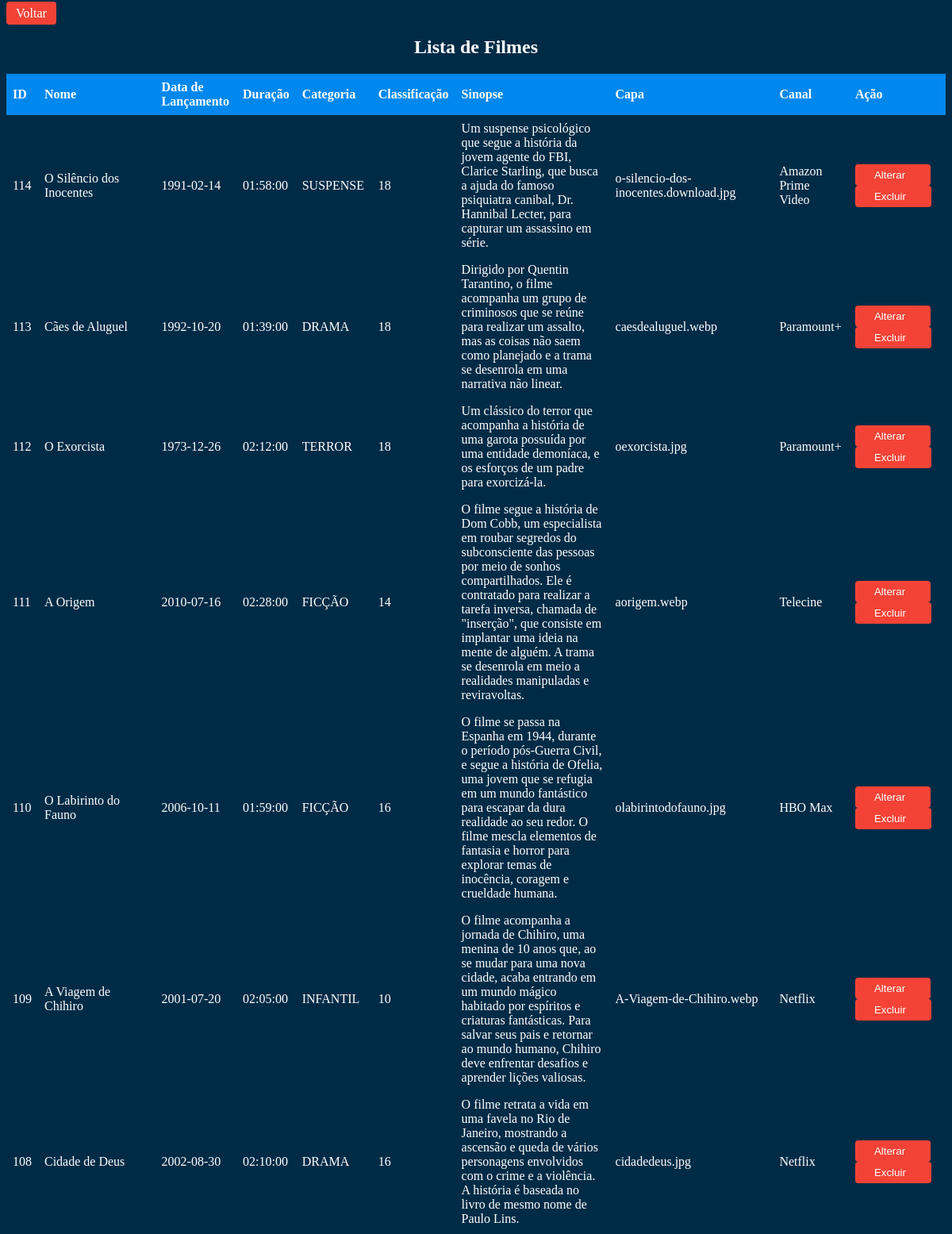
The app's page /view/dashboard/listafilmemod.php (signed in, upper part) with its own data.
### tables this page shows
CREATE TABLE IF NOT EXISTS `filme` (
  `id_filme` INT(11) NOT NULL AUTO_INCREMENT,
  `nome_filme` VARCHAR(80) NOT NULL,
  `dt_de_lancamento_filme` DATE NULL DEFAULT NULL,
  `duracao_filme` TIME NULL DEFAULT NULL,
  `sinopse_filme` VARCHAR(500) NOT NULL,
  `classificacao_filme` VARCHAR(50) NOT NULL,
  `capa_filme` VARCHAR(50) NOT NULL,
  `trailer_filme` VARCHAR(50) NULL DEFAULT NULL,
  `fk_id_categoria_filme` INT(11) NOT NULL,
  `fk_id_canal_filme` INT(11) NOT NULL,
  `fk_id_usuario` INT(11) NOT NULL,
  `fk_id_perfil` INT(11) NOT NULL,
  PRIMARY KEY (`id_filme`, `fk_id_categoria_filme`, `fk_id_canal_filme`, `fk_id_usuario`, `fk_id_perfil`),
  INDEX `fk_filme_categoria_filme1_idx` (`fk_id_categoria_filme` ASC),
  INDEX `fk_filme_canal_filme1_idx` (`fk_id_canal_filme` ASC),
  INDEX `fk_filme_usuario1_idx` (`fk_id_usuario` ASC),
  INDEX `fk_filme_perfil1_idx` (`fk_id_perfil` ASC),
  CONSTRAINT `fk_filme_canal_filme1`
    FOREIGN KEY (`fk_id_canal_filme`)
    REFERENCES `canal_filme` (`id_canal_filme`)
    ON DELETE NO ACTION
    ON UPDATE NO ACTION,
  CONSTRAINT `fk_filme_categoria_filme1`
    FOREIGN KEY (`fk_id_categoria_filme`)
    REFERENCES `categoria_filme` (`id_categoria_filme`)
    ON DELETE NO ACTION
    ON UPDATE NO ACTION,
  CONSTRAINT `fk_filme_usuario1`
    FOREIGN KEY (`fk_id_usuario`)
    REFERENCES `usuario` (`id_usuario`)
    ON DELETE NO ACTION
    ON UPDATE NO ACTION,
  CONSTRAINT `fk_filme_perfil1`
    FOREIGN KEY (`fk_id_perfil`)
    REFERENCES `perfil` (`id_perfil`)
    ON DELETE NO ACTION
    ON UPDATE NO ACTION);

CREATE TABLE IF NOT EXISTS `categoria_filme` (
  `id_categoria_filme` INT(11) NOT NULL AUTO_INCREMENT,
  `categoria_filme` VARCHAR(45) NOT NULL,
  PRIMARY KEY (`id_categoria_filme`));

CREATE TABLE IF NOT EXISTS `canal_filme` (
  `id_canal_filme` INT(11) NOT NULL AUTO_INCREMENT,
  `canal_filme` VARCHAR(45) NOT NULL,
  PRIMARY KEY (`id_canal_filme`));

### model/conexao.php (called while the page is built)
<?php
class Conexao{
    private static $conexao;
    public static function getInstance(){
        if(!isset(self::$conexao)){
            try{
                $options = array(
                    PDO::ATTR_PERSISTENT => true,
                    PDO::MYSQL_ATTR_INIT_COMMAND => 'SET NAMES UTF8;',
                    PDO::ATTR_ERRMODE => PDO::ERRMODE_EXCEPTION
                );
                self::$conexao = new PDO('mysql:host=localhost;dbname=cine_community','root','', $options);
                self::$conexao->setAttribute(PDO::ATTR_ERRMODE, PDO::ERRMODE_EXCEPTION);
            }catch(PDOException $exc){
                echo "Houve um erro ao se conectar com o Banco de Dados ".$exc->getMessage();
            }
        }
        return self::$conexao;
    }
}
?>

### model/dao/filmeDAO.php (called while the page is built, shortened)
<?php
require_once __DIR__ .'/../conexao.php';
class FilmeDAO{
    public $pdo;
    public function __construct()
    {
        $this->pdo = Conexao::getInstance();
    }
public function listarTodosFilme() {
    try{
        $sql = "SELECT f.*, u.nome_usu, c.categoria_filme, cn.canal_filme FROM filme f INNER JOIN usuario u ON f.fk_id_usuario = u.id_usuario INNER JOIN categoria_filme c
        ON f.fk_id_categoria_filme = c.id_categoria_filme INNER JOIN canal_filme cn
        ON f.fk_id_canal_filme = cn.id_canal_filme ORDER BY id_filme DESC ";
        $stmt = $this->pdo->prepare($sql);
        $stmt->execute();
        $filmes = array();
        if($stmt->rowCount() > 0){
            while ($filmeFetch = $stmt->fetch(PDO::FETCH_ASSOC)) {
                $FilmeDTO = new FilmeDTO();
                $filmes[] = $filmeFetch;
            } return $filmes;
        }else{
            echo '<p>Nenhum Filme adicionado ainda!</p>';
        }
        }catch(PDOException $exc){
        echo $exc->getMessage();
    }
}
}

### view/dashboard/listafilmemod.php (the view, shortened to what this page needs)
<!DOCTYPE html>
<html lang="pt-br">
<head>
    <link rel="stylesheet" href="../../css/stylelista.css">
</head>
<body>
<?php
   require_once '../../model/dao/filmeDAO.php';
   $FilmeDAO = new FilmeDAO();
   $filme = $FilmeDAO->listarTodosFilme();
?>
 <a href="../dashboard/painel_moderador.php">Voltar</a>
      <center> <h2>Lista de Filmes</h2></center>
    <table>
        <thead>
          <tr>
            <th>ID</th>
            <th>Nome</th>
            <th>Data de Lançamento</th>
            <th>Duração</th>
            <th>Categoria</th>
            <th>Classificação</th>
            <th>Sinopse</th>
            <th>Capa</th>
            <th>Canal</th>
            <th>Ação</th>
          </tr>
        </thead>
        <tbody>
          <tr>
          <?php
              foreach($filme as $filmeFetch){
          ?>
          <tr>
            <td><?=$filmeFetch["id_filme"]?></td>
            <td><?=$filmeFetch["nome_filme"]?></td>
            <td><?=$filmeFetch["dt_de_lancamento_filme"] ?></td>
            <td><?=$filmeFetch["duracao_filme"]?></td>
            <td><?=$filmeFetch["categoria_filme"]?></td>
            <td><?=$filmeFetch["classificacao_filme"] ?></td>
            <td><?=$filmeFetch["sinopse_filme"]?></td>
            <td><?=$filmeFetch["capa_filme"]?></td>
            <td><?=$filmeFetch["canal_filme"]?></td>
            <td>
              <button class="editar"><a href="../alterar_filme.php?get_id=<?=$filmeFetch["id_filme"]?>"title="ALTERAR" class="editar"> Alterar<i class="bi bi-pencil"></i></a></button>
              <button class="excluir"><a href="../../control/excluir_filme.php?id_filme=<?=$filmeFetch["id_filme"]?>"title="EXCLUIR" onclick="return confirm('Deseja excluir esse filme?')"><i class="fa fa-trash fa-lg"></i> Excluir</a></button>
            </td>
          </tr>
          <?php
            }
          ?>
</body>
</html>

### css/stylelista.css (style rules this page uses)
a { background-color: #f44336; color: white; text-decoration: none; padding: 6px 12px; margin-right: 8px; border: none; border-radius: 4px; cursor: pointer; }
table { border-collapse: collapse; width: 100%; }
th, td { text-align: left; padding: 8px; }
th { background-color: #08ef; }
tr:nth-child(even) { background-color: none; }
button { padding: 6px 12px; margin-right: 8px; border: none; border-radius: 4px; cursor: pointer; }
button.editar { background-color: #f44336; color: white; text-decoration: none; }
button.excluir { background-color: #f44336; color: white; }
body { background-color: #002b46; flex-wrap: wrap; color: white; }

### records on screen
filme: id_filme "114", nome_filme "O Silêncio dos Inocentes", dt_de_lancamento_filme "1991-02-14", duracao_filme "01:58:00", fk_id_categoria_filme.categoria_filme "SUSPENSE", classificacao_filme "18", sinopse_filme "Um suspense psicológico que segue a história da jovem agente do FBI, Clarice Starling, que busca a ajuda do famoso psiquiatra canibal, Dr. Hannibal Lecter, para capturar um assassino em série.", capa_filme "o-silencio-dos-inocentes.download.jpg", fk_id_canal_filme.canal_filme "Amazon Prime Video"
filme: id_filme "113", nome_filme "Cães de Aluguel", dt_de_lancamento_filme "1992-10-20", duracao_filme "01:39:00", fk_id_categoria_filme.categoria_filme "DRAMA", classificacao_filme "18", sinopse_filme "Dirigido por Quentin Tarantino, o filme acompanha um grupo de criminosos que se reúne para realizar um assalto, mas as coisas não saem como planejado e a trama se desenrola em uma narrativa não linear.", capa_filme "caesdealuguel.webp", fk_id_canal_filme.canal_filme "Paramount+"
filme: id_filme "112", nome_filme "O Exorcista", dt_de_lancamento_filme "1973-12-26", duracao_filme "02:12:00", fk_id_categoria_filme.categoria_filme "TERROR", classificacao_filme "18", sinopse_filme "Um clássico do terror que acompanha a história de uma garota possuída por uma entidade demoníaca, e os esforços de um padre para exorcizá-la.", capa_filme "oexorcista.jpg", fk_id_canal_filme.canal_filme "Paramount+"
filme: id_filme "111", nome_filme "A Origem", dt_de_lancamento_filme "2010-07-16", duracao_filme "02:28:00", fk_id_categoria_filme.categoria_filme "FICÇÃO", classificacao_filme "14", sinopse_filme "O filme segue a história de Dom Cobb, um especialista em roubar segredos do subconsciente das pessoas por meio de sonhos compartilhados. Ele é contratado para realizar a tarefa inversa, chamada de \"inserção\", que consiste em implantar uma ideia na mente de alguém. A trama se desenrola em meio a realidades manipuladas e reviravoltas.", capa_filme "aorigem.webp", fk_id_canal_filme.canal_filme "Telecine"
filme: id_filme "110", nome_filme "O Labirinto do Fauno", dt_de_lancamento_filme "2006-10-11", duracao_filme "01:59:00", fk_id_categoria_filme.categoria_filme "FICÇÃO", classificacao_filme "16", sinopse_filme "O filme se passa na Espanha em 1944, durante o período pós-Guerra Civil, e segue a história de Ofelia, uma jovem que se refugia em um mundo fantástico para escapar da dura realidade ao seu redor. O filme mescla elementos de fantasia e horror para explorar temas de inocência, coragem e crueldade humana.", capa_filme "olabirintodofauno.jpg", fk_id_canal_filme.canal_filme "HBO Max"
filme: id_filme "109", nome_filme "A Viagem de Chihiro", dt_de_lancamento_filme "2001-07-20", duracao_filme "02:05:00", fk_id_categoria_filme.categoria_filme "INFANTIL", classificacao_filme "10", sinopse_filme "O filme acompanha a jornada de Chihiro, uma menina de 10 anos que, ao se mudar para uma nova cidade, acaba entrando em um mundo mágico habitado por espíritos e criaturas fantásticas. Para salvar seus pais e retornar ao mundo humano, Chihiro deve enfrentar desafios e aprender lições valiosas.", capa_filme "A-Viagem-de-Chihiro.webp", fk_id_canal_filme.canal_filme "Netflix"
filme: id_filme "108", nome_filme "Cidade de Deus", dt_de_lancamento_filme "2002-08-30", duracao_filme "02:10:00", fk_id_categoria_filme.categoria_filme "DRAMA", classificacao_filme "16", sinopse_filme "O filme retrata a vida em uma favela no Rio de Janeiro, mostrando a ascensão e queda de vários personagens envolvidos com o crime e a violência. A história é baseada no livro de mesmo nome de Paulo Lins.", capa_filme "cidadedeus.jpg", fk_id_canal_filme.canal_filme "Netflix"
